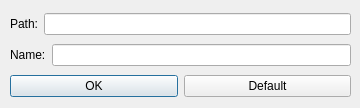
<?xml version="1.0" encoding="UTF-8"?>
<ui version="4.0">
 <class>pathselection</class>
 <widget class="QDialog" name="pathselection">
  <property name="geometry">
   <rect>
    <x>0</x>
    <y>0</y>
    <width>360</width>
    <height>108</height>
   </rect>
  </property>
  <property name="windowTitle">
   <string>Location</string>
  </property>
  <widget class="QWidget" name="layoutWidget">
   <property name="geometry">
    <rect>
     <x>10</x>
     <y>10</y>
     <width>341</width>
     <height>91</height>
    </rect>
   </property>
   <layout class="QVBoxLayout" name="verticalLayout">
    <item>
     <layout class="QHBoxLayout" name="horizontalLayout_3">
      <item>
       <widget class="QLabel" name="label">
        <property name="text">
         <string>Path:</string>
        </property>
       </widget>
      </item>
      <item>
       <widget class="QLineEdit" name="lineEdit"/>
      </item>
     </layout>
    </item>
    <item>
     <layout class="QHBoxLayout" name="horizontalLayout_2">
      <item>
       <widget class="QLabel" name="label_2">
        <property name="text">
         <string>Name:</string>
        </property>
       </widget>
      </item>
      <item>
       <widget class="QLineEdit" name="lineEdit_2"/>
      </item>
     </layout>
    </item>
    <item>
     <layout class="QHBoxLayout" name="horizontalLayout">
      <item>
       <widget class="QPushButton" name="pushButton">
        <property name="text">
         <string>OK</string>
        </property>
       </widget>
      </item>
      <item>
       <widget class="QPushButton" name="pushButton_2">
        <property name="text">
         <string>Default</string>
        </property>
       </widget>
      </item>
     </layout>
    </item>
   </layout>
  </widget>
 </widget>
 <tabstops>
  <tabstop>pushButton_2</tabstop>
  <tabstop>pushButton</tabstop>
  <tabstop>lineEdit_2</tabstop>
  <tabstop>lineEdit</tabstop>
 </tabstops>
 <resources/>
 <connections/>
</ui>
